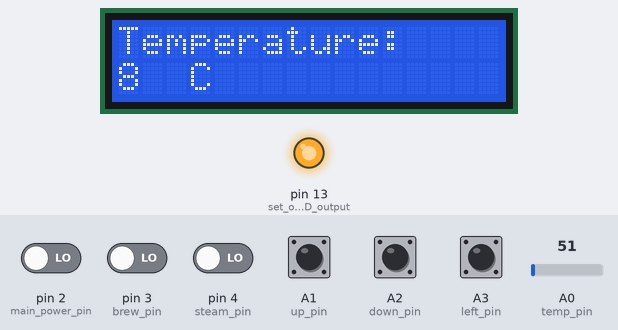
The sketch below on a simulated Arduino Uno, built with avr-gcc and run on an emulated ATmega328P. Shown: 16×2 character LCD, output pins drawn as LEDs (lit = HIGH). The test bench sets the inputs (shaded band); at power-on: A1 (up_pin), A2 (down_pin), A3 (left_pin), pin 2 (main_power_pin), pin 3 (brew_pin), pin 4 (steam_pin) LOW, A0 (temp_pin) = 51.

Above: at 1.2 s.
1.3 s: A2 (down_pin) pulled HIGH for 0.15 s
At 2.6 s:
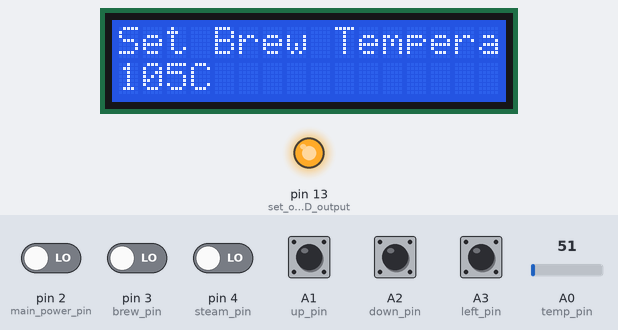
2.9 s: pin 3 (brew_pin) driven HIGH
At 4.4 s:
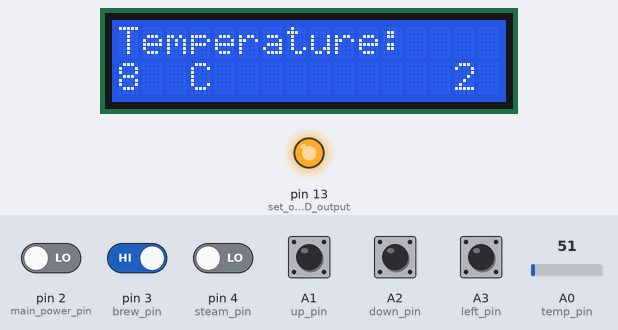
4.5 s: A3 (left_pin) pulled HIGH for 0.15 s
At 5.5 s:
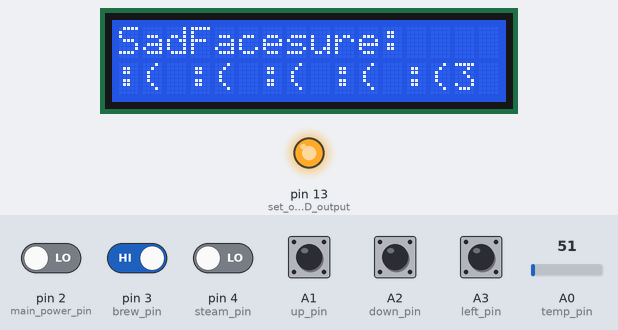
7.6 s: A2 (down_pin) pulled HIGH for 1 s
At 8.9 s:
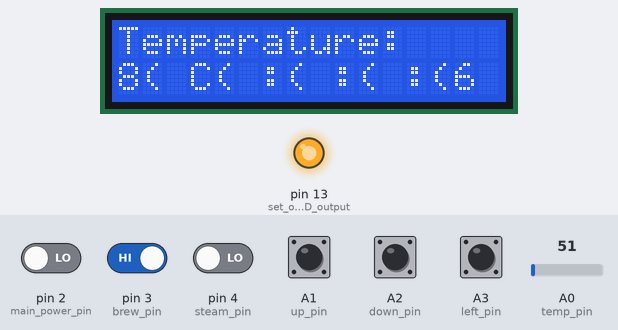
11.6 s: A0 (temp_pin) set to 67
At 12.9 s:
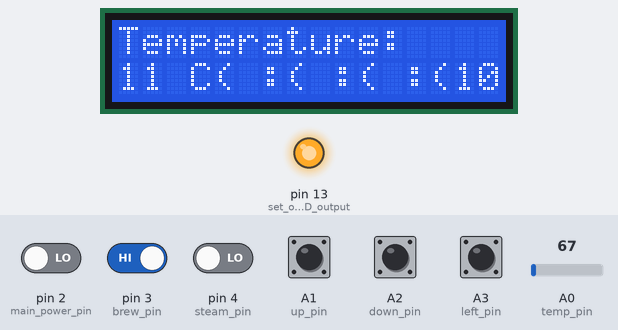
14.6 s: A2 (down_pin) pulled HIGH for 0.15 s
At 15.6 s:
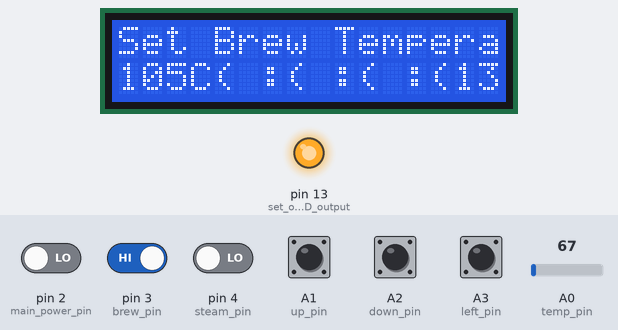
Timing chart, 0 to 17.6 s (numbered marks = the images above; inputs shaded):
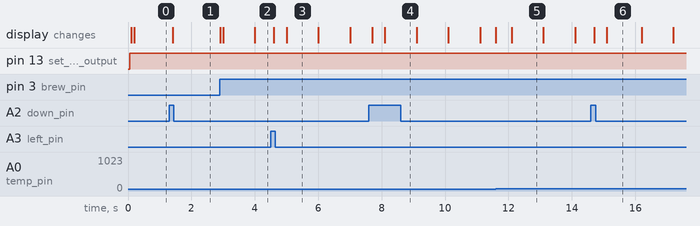

Measured:
- the behaviour switches between 59 and 60 on A0 (temp_pin) (found by bisection; images 4 and 5)
- after the input at 1.3 s, the display: changes after 0.10 s (image 1)
- after the input at 2.9 s, the display: first changes at once (image 2 shows a later state)
- after the input at 4.5 s, the display: first changes after 0.10 s (image 3 shows a later state)
- after the input at 7.6 s, the display: first changes after 0.10 s (image 4 shows a later state)
- after the input at 11.6 s, the display: first changes at once (image 5 shows a later state)
- after the input at 14.6 s, the display: first changes after 0.10 s (image 6 shows a later state)

The sketch:

Rancilio_v2.ino
```cpp
//Rancilio Coffee Machine Controller

//Pin Names
#define boiler_pin 1                        //Define SSR boiler relay output
#define main_power_pin  2                   //Define Main Power Switch
#define brew_pin 3                          //Define Brew Switch
#define steam_pin 4                         //Define Steam Switch
#define temp_pin A0                         //Define Temp input
#define up_pin A1                           //Define Pushbutton 1 Up
#define down_pin A2                         //Define Pushbutton 2 Down
#define left_pin A3                         //Define Pushbutton 3 Left
#define right_pin A2                        //Define Pushbutton 4 Right
#define OK_pin A3                           //Define Pushbutton 5 OK, not used

//Constants and Variables
unsigned long previousMillis = 0;
const long interval = 1800;                 //Serial debug print delay

unsigned long lcdcount;
const long lcdint = 100;                    //lcd refresh rate

unsigned long buttoncount;
const long buttonint = 50;                  //lcd refresh rate

unsigned long secondcount;
const long secondint = 1000;                //second counter

int menu = 1;                               //Init and default menu
int templen = 0;                            //Init temp length var

int upstate = 0;                            //button state variables
int lastupstate = 0;
int downstate = 0;
int lastdownstate = 0;
int leftstate = 0;
int lastleftstate = 0;
int rightstate = 0;
int lastrightstate = 0;

int brewswitch = 0;
int brewswitchlast = 0;
int brewtime = 0;

//Initialise
#include <LiquidCrystal.h>
LiquidCrystal lcd (12, 11, 7, 8, 9, 10);


void setup() {

  //Init
  Serial.begin(9600);                       //Start serial
  lcd.begin(16, 2);                         //Start LCD

  //Pin Setup
  pinMode(boiler_pin, OUTPUT);              // set SSR relay output
  pinMode(main_power_pin, INPUT);           // set main switch input
  pinMode(brew_pin, INPUT);                 // set brew switch input
  pinMode(steam_pin, INPUT);                // set steam switch input
  pinMode(temp_pin, INPUT);                 // set temp input
  pinMode(up_pin, INPUT);                   //control input
  pinMode(down_pin, INPUT);                 //control input
  pinMode(left_pin, INPUT);                 //control input
  pinMode(right_pin, INPUT);                //control input
  pinMode(OK_pin, INPUT);                   //control input
  pinMode(13, OUTPUT);                      //set on board LED output
}

void loop() {

  //Variables
  int temp = (analogRead(temp_pin) / 6);            //Get Temperature
  int main_power = digitalRead(main_power_pin);     //Get Power Switch
  int brew = digitalRead(brew_pin);                 //Get Brew Switch
  int steam = digitalRead(steam_pin);               //Get Steam Switch

  int brewtemp = 105;                               //Define and set brewtemp value - add menu adjust later
  int brewbuffer = 2;                               //Allows x degrees swing before switching boiler
  int brewhigh = (brewtemp + brewbuffer);
  int brewlow = (brewtemp - brewbuffer);

  int steamtemp = 145;                              //Define and set steamtemp value - add menu adjust later
  int steambuffer = 2;                              //Allows x degrees swing before switching boiler
  int steamhigh = (steamtemp + steambuffer);
  int steamlow = (steamtemp - steambuffer);

  boolean boileron;                                 //Boiler power status

  //Control Loop

  if (main_power == HIGH)                                   //Test power switch
  {
    if (steam == HIGH) {                                    //Test Steam Switch
      if ((temp > 5) && (temp <= steamlow)) {               //Test if temperature is under steam temp
        digitalWrite(boiler_pin, HIGH);                     //Turn on boiler
        boileron = true;                                    //Track boiler status
      }
      if (temp >= steamhigh) {                              //Steam temperature reached
        digitalWrite(boiler_pin, LOW);                      //Turn Off boiler
        boileron = false;                                   //Track boiler status
      }
    }
    else {                                                  //Steam Switch is off so run boiler to brew temp
      if ((temp > 5) && (temp <= brewlow)) {                //Test if temperature is under brew temp
        digitalWrite(boiler_pin, HIGH);                     //Turn on boiler
        boileron = true;                                    //Track boiler status
      }
      if (temp >= brewhigh) {                               //Brew temperature reached
        digitalWrite(boiler_pin, LOW);                      //Turn Off boiler
        boileron = false;                                   //Track boiler status
      }
    }
  }
  else {                                                    //Power switch is off
    digitalWrite(boiler_pin, LOW);                          //Turn Off boiler
    boileron = false;                                       //Track boiler status
  }

  if (boileron = true) {                                    //On board LED for boiler tracking
    digitalWrite(13, HIGH);
  }
  else {
    digitalWrite(13, LOW);
  }

  //Front End Init.
  int menulast = menu;                                       //for menu/display output cleairng
  int templenlast = templen;                                 //adjusts temperature print out

  //Menus
  unsigned long currentlcdcount = millis();                  //LCD print delay to reduce flicker
  if (currentlcdcount - lcdcount >= lcdint) {
    lcdcount = currentlcdcount; {

      switch (menu) {
        case 1:                                     //main temperature display
          if (temp <= 99) {
            templen = 2;
            lcd.setCursor(3, 1);
            lcd.print ("C");
          }
          if (temp > 99) {
            templen = 3;
            lcd.setCursor(4, 1);
            lcd.print ("C");
          }
          if (templenlast != templen) {
            lcd.clear();
          }
          lcd.setCursor(0, 0);
          lcd.print("Temperature:");
          lcd.setCursor(0, 1);
          lcd.print(temp);
          break;
        case 2:                                     //Set brew temp
          lcd.setCursor(0, 0);
          lcd.print("Set Brew Temperature");
          lcd.setCursor(0, 1);
          lcd.print(brewtemp);
          break;
        case 3:
          lcd.setCursor(0, 0);                      //Set brew buffer
          lcd.print("Set Brew Buffer");
          lcd.setCursor(0, 1);
          lcd.print(brewbuffer);
          break;
        case 4:
          lcd.setCursor(0, 0);                      //Set steam temp
          lcd.print("Set Steam Temperature");
          lcd.setCursor(0, 1);
          lcd.print(steamtemp);
          break;
        case 5:
          lcd.setCursor(0, 0);                      //Set steam buffer
          lcd.print("Set Steam Buffer");
          lcd.setCursor(0, 1);
          lcd.print(steambuffer);
          break;
        default:                                    //shit be broke
          lcd.setCursor(0, 0);
          lcd.print("SadFaces");
          lcd.setCursor(0, 1);
          lcd.print(":( :( :( :( :(");
          break;
      }

      //Brew Timer
      brewswitch = digitalRead(brew_pin);
      if (brewswitch != brewswitchlast) {
        if (brewswitch == HIGH) {                                         //Brew switch rising edge
          menu = 1;                                                       //go to temp page
          goto brewtimer;                                                 //start brew timer
        }
        else {                                                            //Brew switch falling edge
          brewtime = 0;                                                   //reset brew timer
          lcd.clear();                                                    //hide brew timer
        }
      }
brewtimer:                                                                //this didnt want to work in the if statements
      if (brewswitch == HIGH) {                                           //recheck state
        unsigned long currentsecondcount = millis();                      //1 second counter
        if (currentsecondcount - secondcount >= secondint) {
          secondcount = currentsecondcount; {
            brewtime = (brewtime + 1);                                    //1 second intervals, starts at 1
            lcd.setCursor(14, 1);
            lcd.print(brewtime);
          }
        }
      }
      brewswitchlast = brewswitch;                                         //track brew switch for rising/falling edge
      //Menu clear
      if (menulast != menu) {                                              //clear unused characters on menu swap
        lcd.clear();
      }
    }
  }


  //Menu Control
  unsigned long currentbuttoncount = millis();
  if (currentbuttoncount - buttoncount >= buttonint) {                     //button input lag to reduce bounce
    buttoncount = currentbuttoncount; {

      upstate = digitalRead(up_pin);                                       //Up pin variable adjust
      if (upstate != lastupstate) {
        if (upstate == HIGH) {
          if (menu == 2) {
            brewtemp = (brewtemp + 1);
          }
          if (menu == 3) {
            brewbuffer = (brewbuffer + 1);
          }
          if (menu == 4) {
            steamtemp = (steamtemp + 1);
          }
          if (menu == 5) {
            steambuffer = (steambuffer + 1);
          }
        }
      }
      downstate = digitalRead(down_pin);                                   //down pin variable adjust
      if (downstate != lastdownstate) {
        if (downstate == HIGH) {
          if (menu == 2) {
            brewtemp = (brewtemp - 1);
          }
          if (menu == 3) {
            brewbuffer = (brewbuffer - 1);
          }
          if (menu == 4) {
            steamtemp = (steamtemp - 1);
          }
          if (menu == 5) {
            steambuffer = (steambuffer - 1);
          }
        }
      }
      leftstate = digitalRead(left_pin);                                   //left pin menu/display scrolling
      if (leftstate != lastleftstate) {
        if (leftstate == HIGH) {
          menu = (menu - 1);
        }
      }
      rightstate = digitalRead(right_pin);                                 //right pin menu/display scolling
      if (rightstate != lastrightstate) {
        if (rightstate == HIGH) {
          menu = (menu + 1);
        }
      }
    }
    lastupstate = upstate;                                                 //button state tracking for one menu click per press
    lastdownstate = downstate;
    lastleftstate = leftstate;
    lastrightstate = rightstate;
  }

  /*
    //Serial debug
    unsigned long currentMillis = millis();
    if (currentMillis - previousMillis >= interval) {
      previousMillis = currentMillis;

      {
        Serial.print("brewtime  ");
        Serial.println(brewtime);
        Serial.print("Brewswitch:  ");
        Serial.println(brewswitch);
        Serial.print("Button 3:  ");
        Serial.println();
        Serial.print("Menu:  ");
        Serial.println(menu);
        Serial.println();
        Serial.println();
        Serial.print("Temp:  ");
        Serial.println(temp);
        Serial.println();
        Serial.print("Main Power:  ");
        Serial.println(main_power);
        Serial.print("Steam:  ");
        Serial.println(steam);
        Serial.print("Boiler:  ");
        Serial.println(boileron);
        Serial.println();
        Serial.println();
      }
    }              */
}
```
